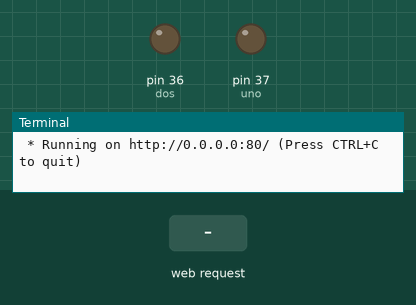
Simulated run of this program. Board: Raspberry Pi (header pin numbers). On the bench: output pins drawn as LEDs (lit = HIGH), the last lines printed to the terminal. The test bench sets the inputs (shaded band). The clock reads 2024-03-15 10:24:30 at power-on unless the program sets it.

Above: at 1.2 s.
1.3 s: HTTP request for /motor/dos/apagar/ received
At 2.3 s:
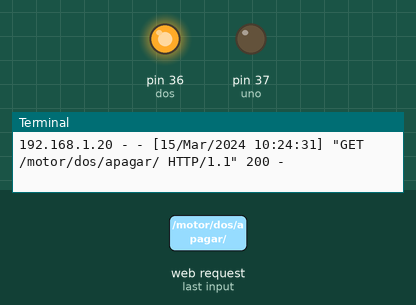
2.8 s: HTTP request for /motor/uno/apagar/ received
At 3.4 s:
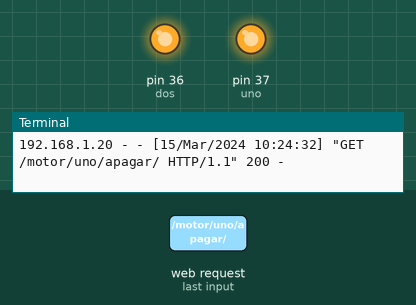
4.3 s: HTTP request for /motor/dos/encender/ received
At 5.7 s:
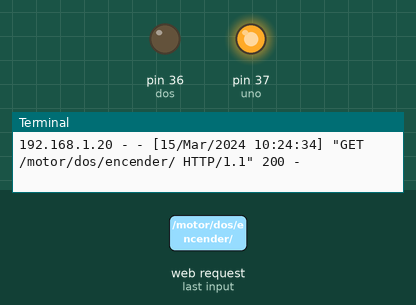
Timing chart, 0 to 7.3 s (numbered marks = the images above; inputs shaded):
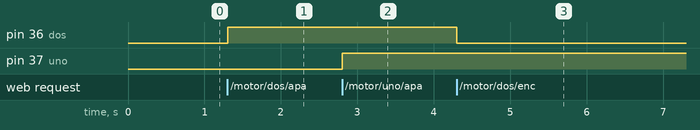

Measured:
- after the input at 1.3 s, pin 36 (dos): LOW → HIGH at once
- after the input at 2.8 s, pin 37 (uno): LOW → HIGH at once
- after the input at 4.3 s, pin 36 (dos): HIGH → LOW at once

The program:

startAPIREST.py
```python
#!/usr/bin/python

from flask import Flask
import RPi.GPIO as GPIO

MOTORES = {"uno": 37, "dos": 36}
GPIO.setmode(GPIO.BOARD)
GPIO.setup(MOTORES["uno"], GPIO.OUT)
GPIO.setup(MOTORES["dos"], GPIO.OUT)

app = Flask(__name__)

@app.route('/', methods=['GET','POST'])
def api_root():
    return ""

@app.route('/motor/<numero>/lectura/', methods=["GET"])
def api_motores_lectura():

    return GPIO.input(MOTORES[numeoro])

@app.route('/motor/<numero>/encender/', methods=["GET"])
def api_motores_control(numero):

    GPIO.output(MOTORES[numero], GPIO.LOW)

    return ""

@app.route('/motor/<numero>/apagar/', methods=["GET"])
def api_motores_control2(numero):

    GPIO.output(MOTORES[numero], GPIO.HIGH)

    return ""

@app.route('/sensor/dht11/lectura/', methods=["GET"])
def api_sensores_lectura():

    file = open("lecturaDHT11.json","r")

    return file.read()

if __name__ == "__main__":
    app.run(debug=True, port=80, host='0.0.0.0')
```
